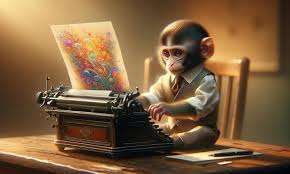
#> input picture tmp_upload.png, 290 x 174 px
$ python -i features.py   (imports and definitions only)
#> lines starting #> are read from the running program, lines starting #| are printed output that depends on the picture
#> further down, picture is the input picture: PIL image 290x174 RGB; mean R, G, B 127.6, 96.9, 63.5

import numpy as np
from PIL import Image, ImageStat, ImageOps, ImageFilter, ExifTags

def _to_rgb(img):
    if img.mode != "RGB":
        return img.convert("RGB")
    return img

# [32 lines left out: functions exif_flags, hist_features, edge_features, not called in this run]

def fft_features(img):
    img = _to_rgb(img)
    gray = ImageOps.grayscale(img).resize((256,256))
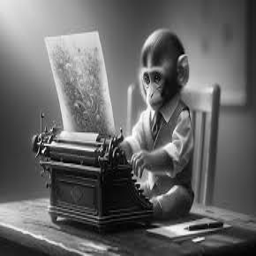
#> gray: PIL image 256x256 L; min 0, max 254, mean 102.3
    arr = np.array(gray, dtype=np.float32)/255.0
    F = np.fft.fft2(arr)
    Fshift = np.fft.fftshift(F)
    magnitude = np.abs(Fshift)
    h, w = magnitude.shape
#> h = 256; w = 256
    center = magnitude[h//2-5:h//2+5, w//2-5:w//2+5].mean()
#> center = 1065.2
    high = np.delete(magnitude, np.s_[h//2-10:h//2+10], axis=0).mean()
#> high = 9.84
    return {"fft_center_energy": float(center), "fft_high_energy": float(high), "fft_ratio_high_center": float(high/(center+1e-6))}

# [23 lines left out: functions color_stats, basic_geom, extract_features, not called in this run]

>>> from PIL import Image
>>> picture = Image.open('../../tmp_upload.png')
>>> result = fft_features(picture)
#> result = {'fft_center_energy': 1065.2, 'fft_high_energy': 9.84, 'fft_ratio_high_center': 0.00924}
